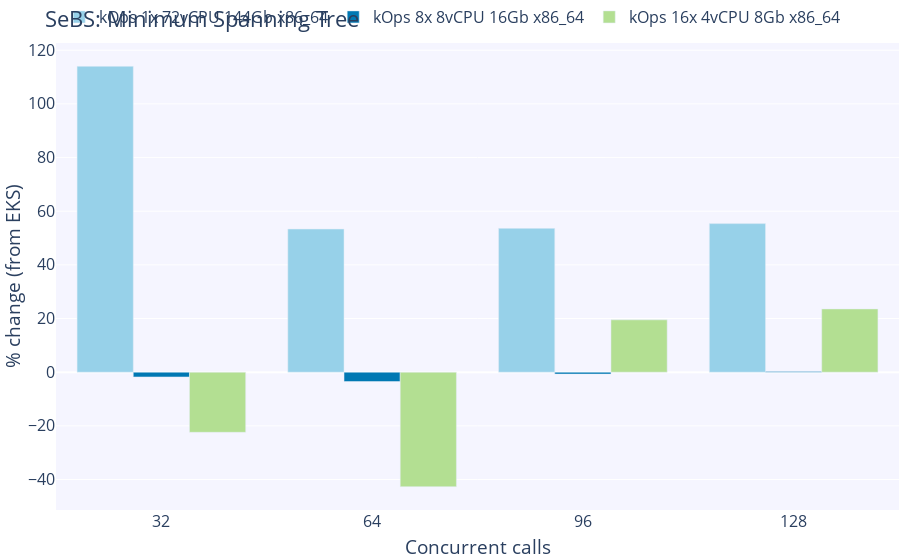

Notebook source saved alongside this figure:
### Code cell
fig = go.Figure()

# Add figure title
fig.update_layout(
    barmode='group',
    legend=dict(
        orientation="h",
        yanchor="bottom",
        y=1.02,
        xanchor="center",
        x=0.47
    ),
    margin=dict(
        t=0,
        b=1,
        l=1,
        r=1,
        autoexpand=True
    ),
    font=dict(
        size=16
    ),
    title={
        'text': "SeBS: Minimum Spanning Tree",
        'y':0.98,
        'yanchor': 'top'},
    xaxis_title_text='Concurrent calls',
    yaxis_title_text='% change (from EKS)',
    plot_bgcolor=bgColor
)

data=[]
for i, k in enumerate(list(clusters.keys())[:-1], start=0):
    y_data=[]
    for c in concurrent_calls:
        kops_mean=sebs_df[k]['mst'][c]['runtime'].mean()
        eks_mean=sebs_df['EKS 8x 8vCPU 16Gb x86_64']['mst'][c]['runtime'].mean()
        percent_change=(kops_mean - eks_mean) * 100 / eks_mean
        y_data.append(percent_change)
    fig.add_trace(go.Bar(name=k, x=concurrent_calls, y=y_data, marker_color=colorPallet[i]))

fig.show()

# Save graph
if not os.path.exists("graphs"):
    os.mkdir("graphs")
fig.write_image("graphs/sebs_mst_percentage_difference.png", width=baseFigureWidth, height=baseFigureHeight)

### Figure 1 — Plotly figure (JSON) as saved in the notebook; plotly's stock layout.template omitted (floating-point values rounded to 4 significant figures)
{"data": [{"marker": {"color": "rgba(151, 209, 233, 255)"}, "name": "kOps 1x 72vCPU 144Gb x86_64", "type": "bar", "x": [32, 64, 96, 128], "y": [114.0, 53.34, 53.6, 55.38]}, {"marker": {"color": "rgba(0, 120, 179, 255)"}, "name": "kOps 8x 8vCPU 16Gb x86_64", "type": "bar", "x": [32, 64, 96, 128], "y": [-1.773, -3.467, -0.7031, 0.2988]}, {"marker": {"color": "rgba(179, 223, 146, 255)"}, "name": "kOps 16x 4vCPU 8Gb x86_64", "type": "bar", "x": [32, 64, 96, 128], "y": [-22.4, -42.65, 19.51, 23.57]}], "layout": {"barmode": "group", "font": {"size": 16}, "legend": {"orientation": "h", "x": 0.47, "xanchor": "center", "y": 1.02, "yanchor": "bottom"}, "margin": {"autoexpand": true, "b": 1, "l": 1, "r": 1, "t": 0}, "plot_bgcolor": "rgba(245,245,255,255)", "title": {"text": "SeBS: Minimum Spanning Tree", "y": 0.98, "yanchor": "top"}, "xaxis": {"autorange": true, "range": [16, 144], "title": {"text": "Concurrent calls"}, "type": "linear"}, "yaxis": {"autorange": true, "range": [-51.35, 122.7], "title": {"text": "% change (from EKS)"}, "type": "linear"}}}
